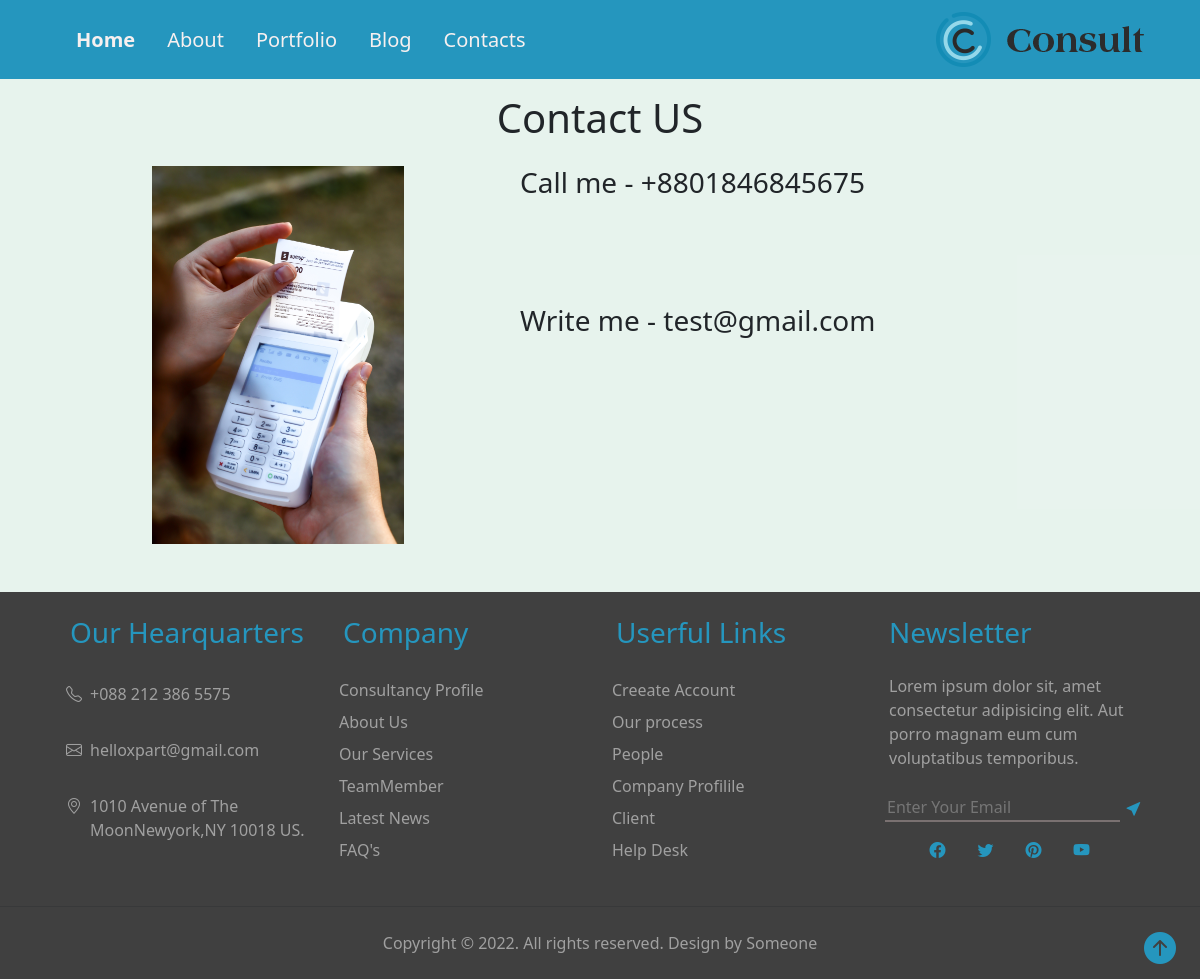
The page /contact.php on the database its author committed.
### tables this page shows
CREATE TABLE `posts` (
  `id` int(11) NOT NULL,
  `tittle` text NOT NULL,
  `subtitle` text NOT NULL,
  `details` text NOT NULL DEFAULT '',
  `image` varchar(500) NOT NULL,
  `link` varchar(500) NOT NULL,
  `type` varchar(500) NOT NULL,
  `datetime` datetime NOT NULL DEFAULT current_timestamp()
);

### contact.php (the view)
<?php
include 'include/header.php';
?>
<?php
include 'include/conn.php';
$sql_contact = "SELECT `subtitle`,`details`,`image` FROM posts WHERE type = 'contact'";
$result_contact = $conn->query($sql_contact);
$row_contact = $result_contact->fetch_assoc();
?>
<div class="space-top container-fluid bg-success bg-opacity-10 h-100">
    <h1 class="text-center py-3">Contact US</h1>
    <div class="d-flex justify-content-evenly row px-5 pb-5">
        <img class="img-fluid w-25 d-none d-lg-inline col-md-6" src="images/<?php echo $row_contact["image"]; ?>" alt="image">
        <div class="col-12 col-lg-6">
            <h3 class="h3 pb-5">Call me - <?php echo $row_contact["subtitle"]; ?></h3>
            <h3 class="h3 py-5">Write me - <?php echo $row_contact["details"]; ?></h3>
        </div>
    </div>
</div>
<?php
include 'include/footer.php';
?>

### include/header.php (shortened to what this page needs)
<?php
include 'conn.php';
$sql = "SELECT `tittle`,`link` FROM `posts` WHERE `type` = 'nav'";
$result = $conn->query($sql);
?>
<!doctype html>
<html lang="en">
<head>
    <link href="css/bootstrap.min.css" rel="stylesheet">
    <link rel="stylesheet" href="css/style.css">
    <link rel="stylesheet" href="https://cdn.jsdelivr.net/npm/bootstrap-icons@1.8.3/font/bootstrap-icons.css">
</head>
<body>
    <div id="top-place" class="d-flex bg-info justify-content-between px-5 py-1 fixed-top">
        <nav class="navbar navbar-expand-lg ps-2 navbar-light">
            <div class="container-fluid">
                <div class="collapse navbar-collapse" id="navbarSupportedContent">
                <ul class="navbar-nav me-auto mb-2 mb-lg-0 fs-5 fw-normal">
                    <?php
                        while($row = $result->fetch_assoc()) { ?>
                    <li class="nav-item pe-3">
                    <a class="nav-link <?php if($row["tittle"] === "Home"){ echo "fw-bold";} ?>" aria-current="page" href="<?php echo $row["link"];?>">
                        <?php echo $row["tittle"];?>
                    </a>
                    </li>
                    <?php } ?>
                </ul>
                </div>
            </div>
        </nav>
        <div class="p-2">
            <a href="index.php"><img src="images/logo.png" alt="website logo"></a>
        </div>
    </div>

### include/footer.php (shortened to what this page needs)
    <footer class="bg-black bg-opacity-75">
        <div class="container m-auto row d-flex justify-content-between text-white-50 py-4">
            <div class="col-12 text-center text-lg-start col-lg-3">
                <div class="text-info fw-bold px-1 mb-4"><h3>Our Hearquarters</h3></div>
                <div class="d-flex py-2 justify-content-center justify-content-lg-start">
                    <i class="bi pe-2 bi-telephone"></i>
                    <p>+088 212 386 5575</p>
                </div>
                <div class="d-flex py-2 justify-content-center justify-content-lg-start">
                    <i class="bi pe-2 bi-envelope"></i>
                    <p>helloxpart@gmail.com</p>
                </div>
                <div class="d-flex py-2 justify-content-center justify-content-lg-start">
                    <i class="bi pe-2 bi-geo-alt"></i>
                    <p>1010 Avenue of The MoonNewyork,NY 10018 US.</p>
                </div>
            </div>
            <div class="col-12 text-center text-lg-start col-lg-3 mt-4 mt-lg-0">
                <div class="text-info fw-bold px-1 mb-4"><h3>Company</h3></div>
                <div class="py-1"><a class="text-decoration-none text-white-50" href="#">Consultancy Profile</a></div>
                <div class="py-1"><a class="text-decoration-none text-white-50" href="#">About Us</a></div>
                <div class="py-1"><a class="text-decoration-none text-white-50" href="#">Our Services</a></div>
                <div class="py-1"><a class="text-decoration-none text-white-50" href="#">TeamMember</a></div>
                <div class="py-1"><a class="text-decoration-none text-white-50" href="#">Latest News</a></div>
                <div class="py-1"><a class="text-decoration-none text-white-50" href="#">FAQ's</a></div>
            </div>
            <div class="col-12 text-center text-lg-start col-lg-3 mt-4 mt-lg-0">
                <div class="text-info fw-bold px-1 mb-4"><h3>Userful Links</h3></div>
                <div class="py-1"><a class="text-decoration-none text-white-50" href="#">Creeate Account</a></div>
                <div class="py-1"><a class="text-decoration-none text-white-50" href="#">Our process</a></div>
                <div class="py-1"><a class="text-decoration-none text-white-50" href="#">People</a></div>
                <div class="py-1"><a class="text-decoration-none text-white-50" href="#">Company Profilile</a></div>
                <div class="py-1"><a class="text-decoration-none text-white-50" href="#">Client</a></div>
                <div class="py-1"><a class="text-decoration-none text-white-50" href="#">Help Desk</a></div>
            </div>
            <div class="col-12 text-center text-lg-start col-lg-3 mt-4 mt-lg-0">
                <div class="text-info fw-bold px-1 mb-4"><h3>Newsletter</h3></div>
                <div class="px-1 mb-4"><p>Lorem ipsum dolor sit, amet consectetur adipisicing elit. Aut porro magnam eum cum voluptatibus temporibus.</p></div>
                <div>
                    <form class="d-flex justify-content-center justify-content-lg-start py-2 py-lg-0" action="">
                        <input id="email-input" type="email" placeholder="Enter Your Email">
                        <button id="email-button" type="submit" class="text-info"><i class="bi bi-cursor-fill"></i></button>
                    </form>
                </div>
                <div class="d-flex justify-content-center mt-3">
                    <?php
                    $sql_fb_link = "SELECT tittle FROM `posts` WHERE `type` = 'fb_link'";
                    $result_fb_link = $conn->query($sql_fb_link);
                    $row_fb_link = $result_fb_link->fetch_assoc();
                    $sql_tw_link = "SELECT tittle FROM `posts` WHERE `type` = 'tw_link'";
                    $result_tw_link = $conn->query($sql_tw_link);
                    $row_tw_link = $result_tw_link->fetch_assoc();
                    $sql_pin_link = "SELECT tittle FROM `posts` WHERE `type` = 'pin_link'";
                    $result_pin_link = $conn->query($sql_pin_link);
                    $row_pin_link = $result_pin_link->fetch_assoc();
                    $sql_yt_link = "SELECT tittle FROM `posts` WHERE `type` = 'yt_link'";
                    $result_yt_link = $conn->query($sql_yt_link);
                    $row_yt_link = $result_yt_link->fetch_assoc();
                    ?>
                    <div><a target="blank" href="<?php echo $row_fb_link["tittle"] ?>"><i class="bi bi-facebook px-3 text-info"></a></i></div>
                    <div><a target="blank" href="<?php echo $row_tw_link["tittle"] ?>"><i class="bi bi-twitter px-3 text-info"></a></i></i></div>
                    <div><a target="blank" href="<?php echo $row_pin_link["tittle"] ?>"><i class="bi bi-pinterest px-3 text-info"></a></i></div>
                    <div><a target="blank" href="<?php echo $row_yt_link["tittle"] ?>"><i class="bi bi-youtube px-3 text-info"></a></i></div>
                </div>
            </div>
        </div>
        <hr>
        <div class="py-2 position-relative">
            <div class="text-center text-white-50">
                <p>Copyright © 2022. All rights reserved. Design by <a target="blank" href="<?php echo $row_fb_link["tittle"] ?>" class="text-decoration-none text-white-50">Someone</a></p>
            </div>
            <button id="send-to-top" class="position-absolute end-0 top-0 border-0 px-2 me-3 mb-3 text-info"><i class="bi bi-arrow-up-circle-fill"></i></button>
        </div>
    </footer>
</body>
</html>

### css/style.css (style rules this page uses)
* { box-sizing: border-box; }
.space-top { margin-top: 4.9rem!important; }
.navbar-light .navbar-nav .nav-link { color: rgb(247, 240, 240)!important; }
#email-input { border-color: #7a7171; border-top: 0; border-left: 0; border-right: 0; background: none; }
#email-button { background: none; border: none; }
.text-info { color: #2596be!important; }
.bg-info { background-color: #2596be!important; }
#send-to-top { background:none!important; font-size: 2rem!important; }

### rows shown on the page
posts: tittle "Home"
posts: tittle "About"
posts: tittle "Portfolio"
posts: tittle "Blog"
posts: tittle "Contacts"
posts: image (picture), subtitle "+8801846845675", details "test@gmail.com"
